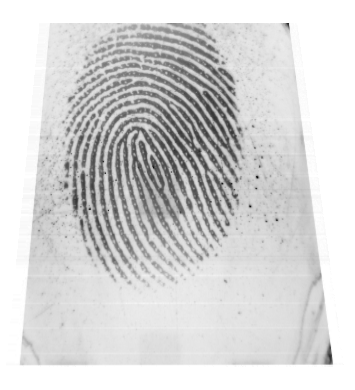
%> input picture huellasDactilares/images/diego1.bmp, 355 x 390 px
$ octave areaInteres.m   (GNU Octave 9; MATLAB toolbox functions it lacks are replaced by stand-ins)
%> lines starting %> are read from the running program, lines starting %| are printed output that depends on the picture; in (x1, y1, x2, y2) boxes, pixels count from 0 and x2, y2 are one past the last pixel; in counts of white or black regions, pixels touching at a corner belong together; the program's own positions count from 1
close all, clc, clear all;
im1 = imread('images/diego1.bmp');
%> im1 is the input picture: size 390x355 uint8; min 9, max 255, mean 213.8
im1 = 255 - im1; %Se invierte la huella
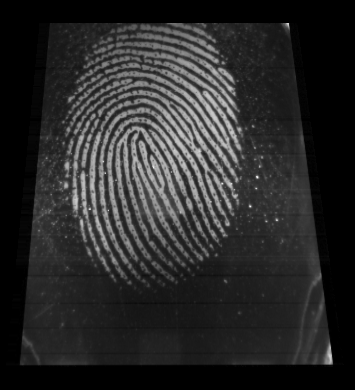
%> im1: size 390x355 uint8; min 0, max 246, mean 41.2
h1 = imhist(im1); % histogram,a de toda la imagen
%> h1 = 256 values, max 37789 at index 1, min 0 at index 208, mean 540.8
[h,x] = imhist(im1);
%> h has the same summary as h1; x = 256 values from 0 to 255
figure, subplot(211), stem(x,h,'marker','none')
p = mean2(im1);
%> p = 41.19
hold on, line([p,p],[0,max(h)], 'color', 'm'); % Marca la media del histograma
xlabel('Intensidad');
ylabel('Numero de pixeles');
title('Histograma de la imagen original');

se = strel('disk',5,0);
im2 = imclose(im1,se);
im2 = imclose(im2,se);

vector = im1(:);
%dinamico = double(mean(im1)) - double(std(vector));
im3 = im2 > (p);
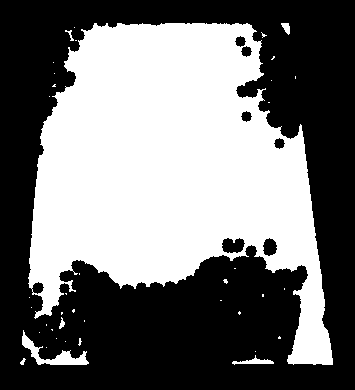
%> im3: size 390x355 logical; 45.5% white; 40 white regions (33 under 20 px), largest, box (x1, y1, x2, y2) and area: (28, 23, 333, 365) 61848, (22, 330, 89, 365) 653, (232, 355, 274, 365) 161
im4 = regionprops(im3, 'area'); % funcion que crea estructuras (rotular)
%> im4 = 40 regions; largest, Area: 61848, 653, 161, 68, 37
a = max([im4.Area])-1; % encontrar areas maximas -1
%> a = 61847

im5 = bwareaopen(im3,a);% elimina todas las areas de tama駉 inferior a la max-1
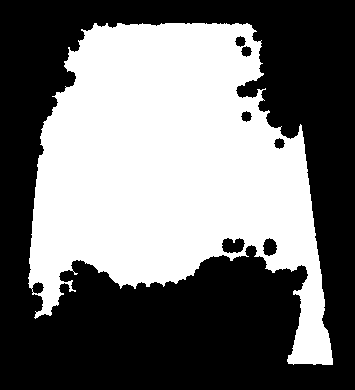
%> im5: size 390x355 logical; 44.7% white; 1 white region, box (x1, y1, x2, y2) and area: (28, 23, 333, 365) 61848
h2 = imhist(im1(im5)); % halla el histograma solo la parte que nos interesa
%> h2 = 256 values, max 1547 at index 43, min 0 at index 1, mean 241.6


[h,x2] = imhist(im1(im5));
%> h has the same summary as h2; x2 = 256 values from 0 to 255
subplot(212), stem(x2,h,'marker','none')
p = mean2(im1(im5));
%> p = 75.45
hold on, line([p,p],[0,max(h)], 'color', 'm'); % Marca la media del histograma
xlabel('Intensidad');
ylabel('Numero de pixeles');
title('Histograma del area de la huella');
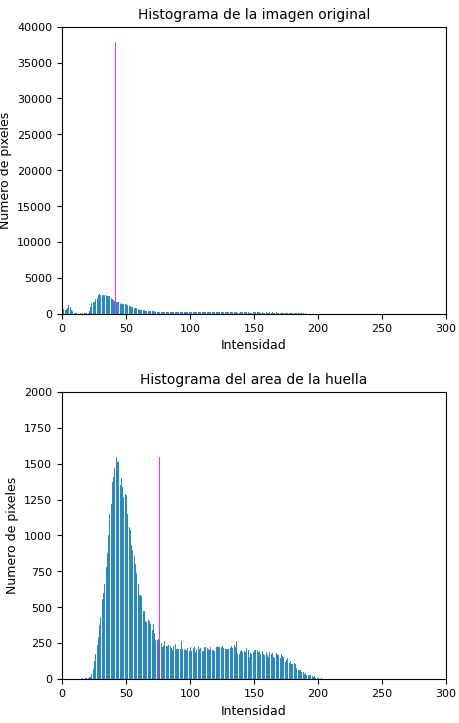
%> figure redrawn from the program's plot data, 2 panels; panel 1: highest point at x = 0, y = 37789; panel 2: highest point at x = 42, y = 1547

media = mean2(im1);
%> media = 41.19
im6 = im1;
im6(im6<media) = media;
im7 = im1;
im7(im7>media) = media;
figure, mesh([im6,im7]); %Se corta la imagen mesh desde la media del histograma
%> after `mesh([im6,im7])`:
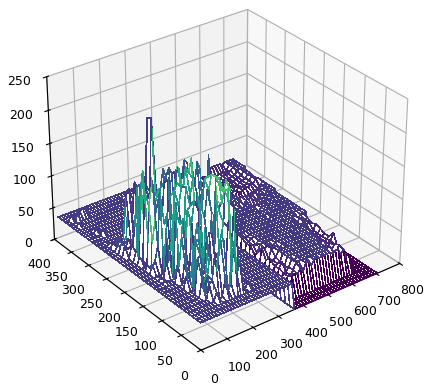
%> figure redrawn from the program's plot data

im8 = im1 - im7;
im9 = imsharpen(im8,'Radius',2,'Amount',2);
im9 = medfilt2(im9);
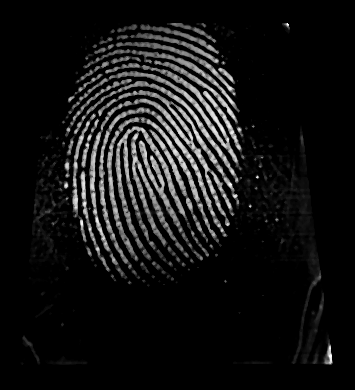
%> im9: size 390x355 uint8; min 0, max 255, mean 19.4
figure, imshow([im1 im8 im9],[])
%> after `imshow([im1 im8 im9],[])`:
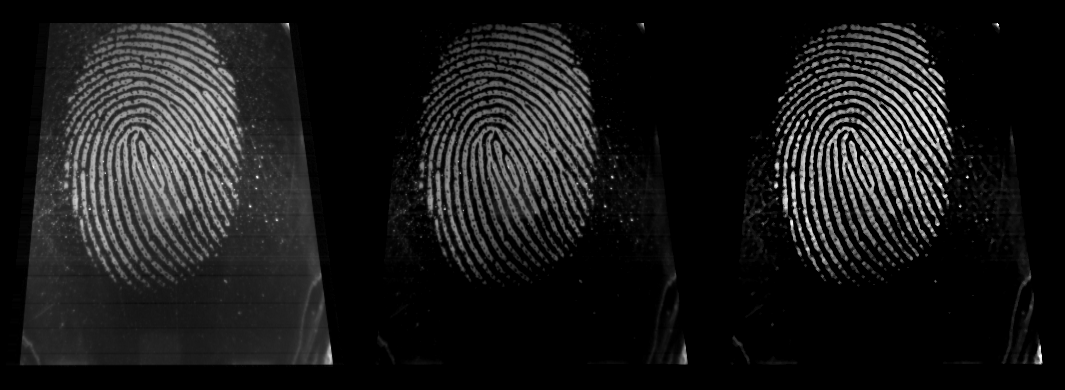
%> displayed picture: size 390x1065, on the screen's scale of 0 to 255; min 0, max 255, mean 25.5

$ run again, with huellasDactilares/images/diego2.bmp copied over huellasDactilares/images/diego1.bmp
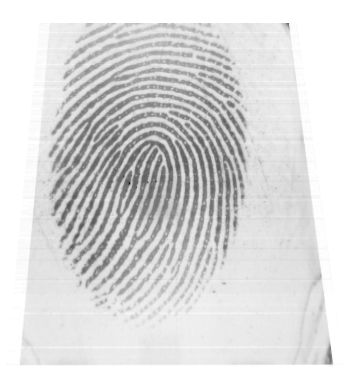
%> input picture huellasDactilares/images/diego2.bmp, 355 x 390 px
%> im1 is the input picture: size 390x355 uint8; min 21, max 255, mean 220.2
%> h1 = 256 values, max 37983 at index 1, min 0 at index 170, mean 540.8
%> `[h,x] = imhist(im1);`: h has the same summary as h1; x = 256 values from 0 to 255
%> `p = mean2(im1);`: p = 34.84
%> `im3 = im2 > (p);`:
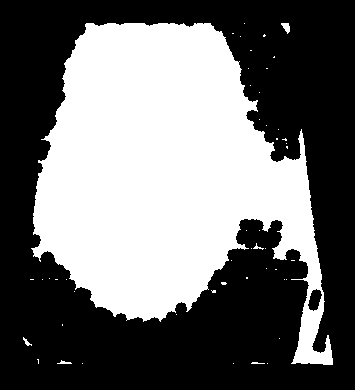
%> im3: size 390x355 logical; 43.2% white; 49 white regions (43 under 20 px), largest, box (x1, y1, x2, y2) and area: (31, 23, 333, 365) 59536, (281, 23, 290, 34) 60, (23, 337, 32, 346) 31, (57, 360, 72, 364) 31, (253, 243, 264, 250) 24, (251, 362, 265, 364) 20
%> im4 = 49 regions; largest, Area: 59536, 60, 31, 31, 24
%> a = 59535
%> im5: size 390x355 logical; 43% white; 1 white region, box (x1, y1, x2, y2) and area: (31, 23, 333, 365) 59536
%> h2 = 256 values, max 1719 at index 36, min 0 at index 1, mean 232.6
%> `[h,x2] = imhist(im1(im5));`: h has the same summary as h2; x2 = 256 values from 0 to 255
%> `p = mean2(im1(im5));`: p = 66.59
%> media = 34.84
%> `imshow([im1 im8 im9],[])`:
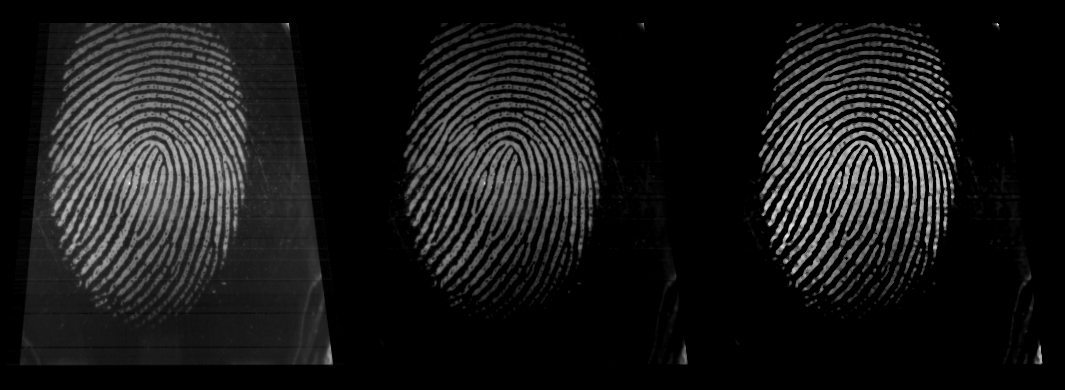
%> displayed picture: size 390x1065, on the screen's scale of 0 to 255; min 0, max 255, mean 24.4

$ run again, with huellasDactilares/images/alexander1.bmp copied over huellasDactilares/images/diego1.bmp
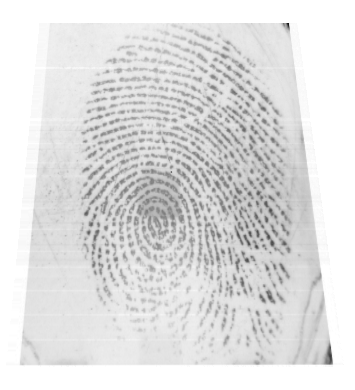
%> input picture huellasDactilares/images/alexander1.bmp, 355 x 390 px
%> im1 is the input picture: size 390x355 uint8; min 19, max 255, mean 224.1
%> h1 = 256 values, max 37307 at index 1, min 0 at index 178, mean 540.8
%> `[h,x] = imhist(im1);`: h has the same summary as h1; x = 256 values from 0 to 255
%> `p = mean2(im1);`: p = 30.89
%> `im3 = im2 > (p);`:
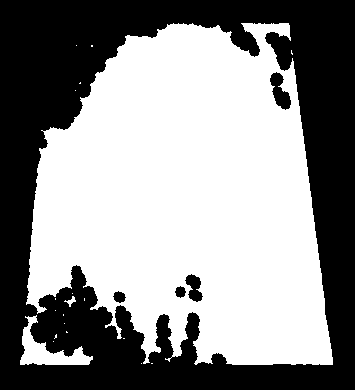
%> im3: size 390x355 logical; 56% white; 5 black regions, box (x1, y1, x2, y2) and area: (0, 0, 355, 390) 60040, (270, 72, 291, 110) 432, (185, 274, 203, 302) 299, (113, 291, 126, 303) 106, (175, 286, 186, 298) 92
%> im4 = 20 regions; largest, Area: 76094, 1296, 49, 8, 6
%> a = 76093
%> h2 = 256 values, max 2612 at index 32, min 0 at index 1, mean 297.2
%> `[h,x2] = imhist(im1(im5));`: h has the same summary as h2; x2 = 256 values from 0 to 255
%> `p = mean2(im1(im5));`: p = 49.84
%> media = 30.89
%> `imshow([im1 im8 im9],[])`:
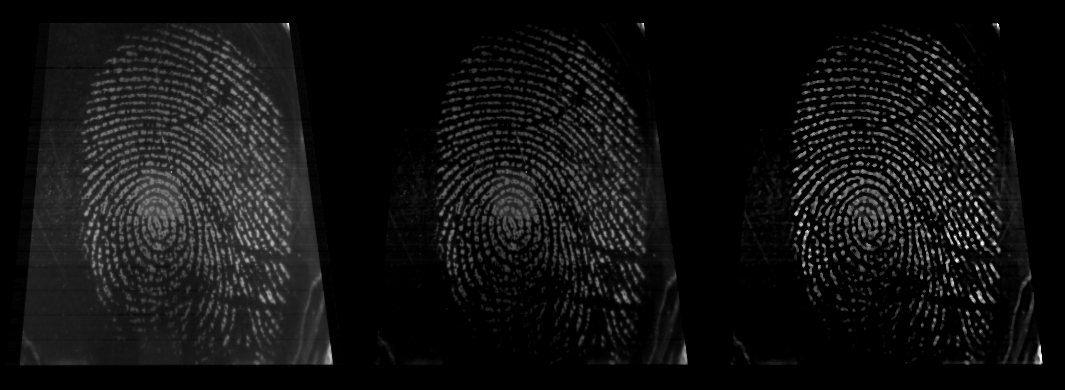
%> displayed picture: size 390x1065, on the screen's scale of 0 to 255; min 0, max 255, mean 17.9

$ run again, with huellasDactilares/images/alexander2.bmp copied over huellasDactilares/images/diego1.bmp
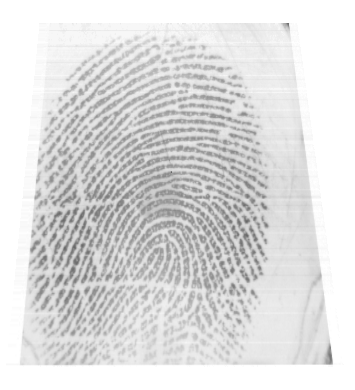
%> input picture huellasDactilares/images/alexander2.bmp, 355 x 390 px
%> im1 is the input picture: size 390x355 uint8; min 101, max 255, mean 222.2
%> h1 = 256 values, max 37520 at index 1, min 0 at index 151, mean 540.8
%> `[h,x] = imhist(im1);`: h has the same summary as h1; x = 256 values from 0 to 255
%> `p = mean2(im1);`: p = 32.8
%> im3: size 390x355 logical; 54.5% white; 4 black regions, box (x1, y1, x2, y2) and area: (0, 0, 355, 390) 62679, (29, 332, 44, 346) 141, (263, 261, 276, 275) 122, (269, 235, 280, 246) 81
%> im4 = 14 regions; largest, Area: 75341, 61, 5, 4, 3
%> a = 75340
%> h2 = 256 values, max 2078 at index 34, min 0 at index 1, mean 294.3
%> `[h,x2] = imhist(im1(im5));`: h has the same summary as h2; x2 = 256 values from 0 to 255
%> `p = mean2(im1(im5));`: p = 54.67
%> media = 32.8
%> `imshow([im1 im8 im9],[])`:
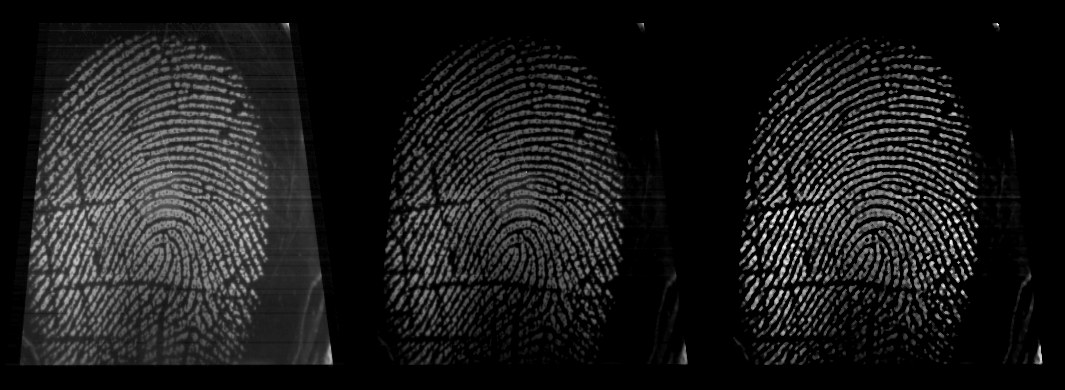
%> displayed picture: size 390x1065, on the screen's scale of 0 to 255; min 0, max 255, mean 27
